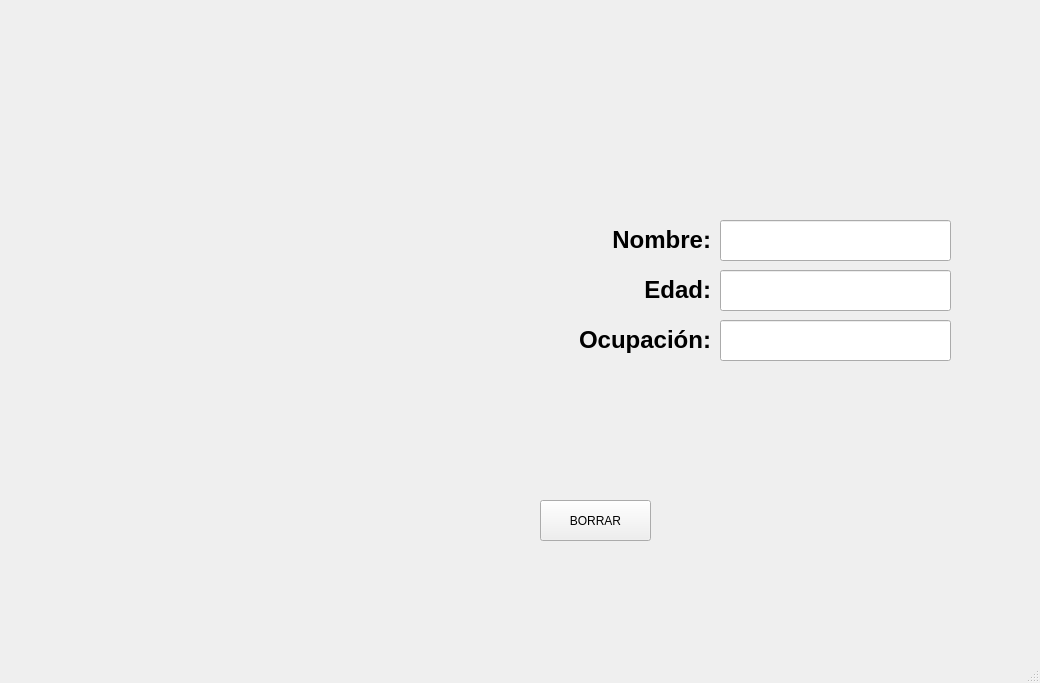
<?xml version="1.0" encoding="UTF-8"?>
<ui version="4.0">
 <class>MainWindow</class>
 <widget class="QMainWindow" name="MainWindow">
  <property name="geometry">
   <rect>
    <x>0</x>
    <y>0</y>
    <width>1040</width>
    <height>683</height>
   </rect>
  </property>
  <property name="windowTitle">
   <string>MainWindow</string>
  </property>
  <widget class="QWidget" name="centralwidget">
   <widget class="QLineEdit" name="txt_Nombre">
    <property name="geometry">
     <rect>
      <x>720</x>
      <y>220</y>
      <width>231</width>
      <height>41</height>
     </rect>
    </property>
    <property name="font">
     <font>
      <pointsize>12</pointsize>
      <weight>75</weight>
      <bold>true</bold>
     </font>
    </property>
    <property name="text">
     <string/>
    </property>
    <property name="alignment">
     <set>Qt::AlignCenter</set>
    </property>
   </widget>
   <widget class="QLabel" name="label">
    <property name="geometry">
     <rect>
      <x>570</x>
      <y>220</y>
      <width>141</width>
      <height>41</height>
     </rect>
    </property>
    <property name="text">
     <string>&lt;html&gt;&lt;head/&gt;&lt;body&gt;&lt;p align=&quot;right&quot;&gt;&lt;span style=&quot; font-size:18pt; font-weight:600;&quot;&gt;Nombre:&lt;/span&gt;&lt;/p&gt;&lt;/body&gt;&lt;/html&gt;</string>
    </property>
   </widget>
   <widget class="QLabel" name="label_2">
    <property name="geometry">
     <rect>
      <x>30</x>
      <y>10</y>
      <width>991</width>
      <height>121</height>
     </rect>
    </property>
    <property name="text">
     <string/>
    </property>
    <property name="pixmap">
     <pixmap resource="recursos.qrc">:/Logos/uat.png</pixmap>
    </property>
    <property name="scaledContents">
     <bool>true</bool>
    </property>
   </widget>
   <widget class="QLabel" name="label_4">
    <property name="geometry">
     <rect>
      <x>820</x>
      <y>480</y>
      <width>221</width>
      <height>141</height>
     </rect>
    </property>
    <property name="text">
     <string/>
    </property>
    <property name="pixmap">
     <pixmap resource="recursos.qrc">:/Numeros/amongBlanco.png</pixmap>
    </property>
    <property name="scaledContents">
     <bool>true</bool>
    </property>
   </widget>
   <widget class="QLineEdit" name="txt_Ocupacion">
    <property name="geometry">
     <rect>
      <x>720</x>
      <y>320</y>
      <width>231</width>
      <height>41</height>
     </rect>
    </property>
    <property name="font">
     <font>
      <pointsize>12</pointsize>
      <weight>75</weight>
      <bold>true</bold>
     </font>
    </property>
    <property name="text">
     <string/>
    </property>
    <property name="alignment">
     <set>Qt::AlignCenter</set>
    </property>
   </widget>
   <widget class="QLineEdit" name="txt_Edad">
    <property name="geometry">
     <rect>
      <x>720</x>
      <y>270</y>
      <width>231</width>
      <height>41</height>
     </rect>
    </property>
    <property name="font">
     <font>
      <pointsize>12</pointsize>
      <weight>75</weight>
      <bold>true</bold>
     </font>
    </property>
    <property name="text">
     <string/>
    </property>
    <property name="alignment">
     <set>Qt::AlignCenter</set>
    </property>
   </widget>
   <widget class="QLabel" name="img">
    <property name="geometry">
     <rect>
      <x>40</x>
      <y>220</y>
      <width>471</width>
      <height>311</height>
     </rect>
    </property>
    <property name="text">
     <string/>
    </property>
    <property name="pixmap">
     <pixmap resource="recursos.qrc">:/Numeros/amongBlanco.png</pixmap>
    </property>
    <property name="scaledContents">
     <bool>true</bool>
    </property>
   </widget>
   <widget class="QLabel" name="label_3">
    <property name="geometry">
     <rect>
      <x>570</x>
      <y>270</y>
      <width>141</width>
      <height>41</height>
     </rect>
    </property>
    <property name="text">
     <string>&lt;html&gt;&lt;head/&gt;&lt;body&gt;&lt;p align=&quot;right&quot;&gt;&lt;span style=&quot; font-size:18pt; font-weight:600;&quot;&gt;Edad:&lt;/span&gt;&lt;/p&gt;&lt;/body&gt;&lt;/html&gt;</string>
    </property>
   </widget>
   <widget class="QLabel" name="label_6">
    <property name="geometry">
     <rect>
      <x>540</x>
      <y>320</y>
      <width>171</width>
      <height>41</height>
     </rect>
    </property>
    <property name="text">
     <string>&lt;html&gt;&lt;head/&gt;&lt;body&gt;&lt;p align=&quot;right&quot;&gt;&lt;span style=&quot; font-size:18pt; font-weight:600;&quot;&gt;Ocupación:&lt;/span&gt;&lt;/p&gt;&lt;/body&gt;&lt;/html&gt;</string>
    </property>
   </widget>
   <widget class="QPushButton" name="btn_borrar">
    <property name="geometry">
     <rect>
      <x>540</x>
      <y>500</y>
      <width>111</width>
      <height>41</height>
     </rect>
    </property>
    <property name="text">
     <string>BORRAR</string>
    </property>
   </widget>
  </widget>
  <widget class="QMenuBar" name="menubar">
   <property name="geometry">
    <rect>
     <x>0</x>
     <y>0</y>
     <width>1040</width>
     <height>26</height>
    </rect>
   </property>
  </widget>
  <widget class="QStatusBar" name="statusbar"/>
 </widget>
 <resources>
  <include location="recursos.qrc"/>
 </resources>
 <connections/>
</ui>
